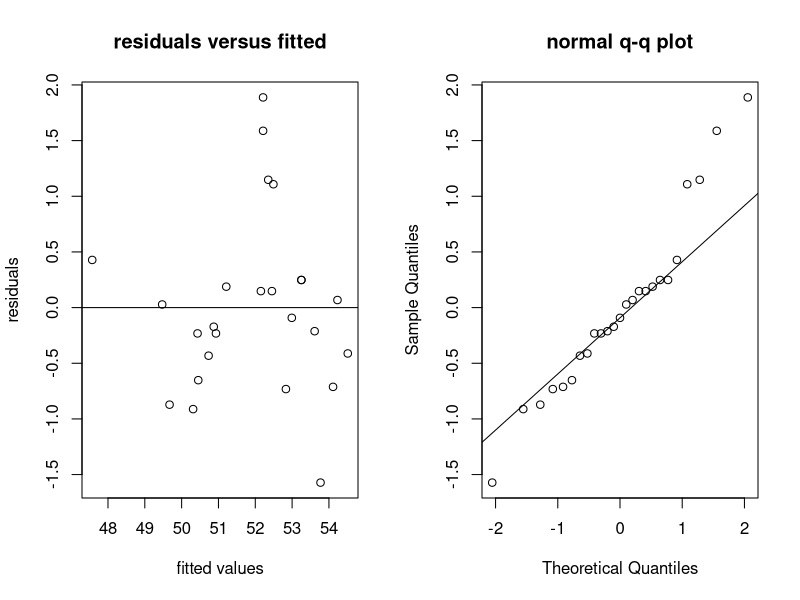

Generate this figure with R:

# sta401 - design of experiments
# lab assignment 6: latin square design
#
# introduction:
# a latin square design controls two sources of nuisance variation: rows and columns.
# each treatment occurs exactly once in every row and once in every column.
#
# data description:
# the data contain a 5 x 5 latin square with 25 yield observations.
# treatments a, b, c, d and e are the five varieties.
# row and column represent two directions of field variability.
#
# significance level: 0.05

alpha <- 0.05
k <- 5

# question 1: treatment effects after accounting for rows and columns
# part a: enter the data from the assignment table, row by row.

row <- factor(rep(1:5, each = 5))
column <- factor(rep(1:5, times = 5))

treatment <- factor(c(
  "a", "b", "c", "d", "e",
  "b", "c", "d", "e", "a",
  "c", "d", "e", "a", "b",
  "d", "e", "a", "b", "c",
  "e", "a", "b", "c", "d"
), levels = c("a", "b", "c", "d", "e"))

yield <- c(
  48.8, 51.4, 52.2, 53.6, 53.5,
  52.6, 53.5, 53.5, 54.1, 50.2,
  54.1, 49.8, 52.9, 49.4, 50.7,
  52.1, 53.4, 53.8, 54.3, 53.4,
  50.3, 48.0, 50.7, 52.3, 49.5
)

data_lsd <- data.frame(row, column, treatment, yield)

print("question 1: latin square data")
print(data_lsd)
print("there are 25 observations, five rows, five columns and five treatments.")
print("each treatment occurs once in each row and once in each column.")

# verify that the layout is a valid latin square.
row_check <- with(data_lsd, table(row, treatment))
column_check <- with(data_lsd, table(column, treatment))
print("treatment counts by row; every count should be 1")
print(row_check)
print("treatment counts by column; every count should be 1")
print(column_check)

if (all(row_check == 1) && all(column_check == 1)) {
  print("design check passed: this is a valid 5 x 5 latin square.")
} else {
  print("design check failed: inspect the treatment layout.")
}

# model: yield = overall mean + row effect + column effect + treatment effect + error.
# h0: all five treatment population means are equal.
# h1: at least one treatment population mean differs.

fit_lsd <- aov(yield ~ row + column + treatment, data = data_lsd)
anova_lsd <- summary(fit_lsd)[[1]]

print("question 1: complete latin square anova table")
print(anova_lsd)

treatment_p <- anova_lsd["treatment", "Pr(>F)"]
error_ms_lsd <- anova_lsd["Residuals", "Mean Sq"]
error_df_lsd <- anova_lsd["Residuals", "Df"]

print(paste("treatment f-statistic =", round(anova_lsd["treatment", "F value"], 5)))
print(paste("treatment p-value =", signif(treatment_p, 6)))
print(paste("error degrees of freedom =", error_df_lsd))

if (error_df_lsd == (k - 1) * (k - 2)) {
  print("error degrees of freedom check passed: (k - 1)(k - 2) = 12.")
} else {
  print("error degrees of freedom check failed; inspect the model and data.")
}

if (treatment_p < alpha) {
  print("decision: reject h0. there is evidence that at least one variety mean differs after accounting for rows and columns.")
} else {
  print("decision: fail to reject h0. there is insufficient evidence of a treatment effect at the 5% level.")
}

# part c: compare treatment means using tukey's honestly significant difference.
tukey_lsd <- TukeyHSD(fit_lsd, "treatment", conf.level = 1 - alpha)
print("tukey hsd comparisons for treatment")
print(tukey_lsd)

treatment_means <- tapply(data_lsd$yield, data_lsd$treatment, mean)
print("raw treatment means, for descriptive ranking")
print(treatment_means)
print("treatments ranked by raw mean yield, highest first")
print(sort(treatment_means, decreasing = TRUE))

# each treatment occurs five times. calculate the t-based critical difference.
replications <- k
sed_lsd <- sqrt(2 * error_ms_lsd / replications)
critical_difference <- qt(1 - alpha / 2, error_df_lsd) * sed_lsd

# calculate the tukey hsd cutoff as well; tukey is the multiple-comparison procedure.
tukey_critical_difference <- qtukey(1 - alpha, nmeans = k, df = error_df_lsd) *
  sqrt(error_ms_lsd / replications)

print(paste("standard error of difference =", round(sed_lsd, 5)))
print(paste("t-based critical difference at 5% =", round(critical_difference, 5)))
print(paste("tukey hsd critical difference at 5% =", round(tukey_critical_difference, 5)))
print("a tukey adjusted p-value below 0.05 indicates a significant pairwise difference.")
print("a tukey confidence interval that excludes zero also indicates a significant difference.")

# part d: check model assumptions.
residuals_lsd <- residuals(fit_lsd)
shapiro_lsd <- shapiro.test(residuals_lsd)
bartlett_lsd <- bartlett.test(yield ~ treatment, data = data_lsd)

print("shapiro-wilk test for normality of residuals")
print(shapiro_lsd)
if (shapiro_lsd$p.value < alpha) {
  print("normality check: reject the normality null hypothesis at the 5% level.")
} else {
  print("normality check: fail to reject the normality null hypothesis at the 5% level.")
}

print("bartlett test for equal variances across treatments")
print(bartlett_lsd)
if (bartlett_lsd$p.value < alpha) {
  print("variance check: reject the equal-variances null hypothesis at the 5% level.")
} else {
  print("variance check: fail to reject the equal-variances null hypothesis at the 5% level.")
}

par(mfrow = c(1, 2))
plot(fitted(fit_lsd), residuals_lsd,
     xlab = "fitted values", ylab = "residuals",
     main = "residuals versus fitted")
abline(h = 0)
qqnorm(residuals_lsd, main = "normal q-q plot")
qqline(residuals_lsd)
par(mfrow = c(1, 1))

print("diagnostic interpretation: look for residuals scattered around zero without a clear pattern.")
print("in the q-q plot, points roughly following the line are consistent with approximate normality.")
print("non-significant assumption tests do not prove that assumptions are true.")

# part e: compare with a completely randomized design that ignores rows and columns.
fit_crd_q1 <- aov(yield ~ treatment, data = data_lsd)
anova_crd_q1 <- summary(fit_crd_q1)[[1]]
crd_treatment_p <- anova_crd_q1["treatment", "Pr(>F)"]

print("crd anova table, ignoring row and column effects")
print(anova_crd_q1)
print(paste("crd treatment p-value =", signif(crd_treatment_p, 6)))

if (crd_treatment_p < alpha) {
  print("crd decision: reject the equal-treatment-means null hypothesis at the 5% level.")
} else {
  print("crd decision: fail to reject the equal-treatment-means null hypothesis at the 5% level.")
}

if ((treatment_p < alpha) == (crd_treatment_p < alpha)) {
  print("the lsd and crd reach the same reject/fail-to-reject decision for these data.")
} else {
  print("the lsd and crd reach different reject/fail-to-reject decisions for these data.")
}
print("ignoring row and column effects can put nuisance variation into the error term and change the treatment test.")

# question 2: efficiency of the latin square design
# part a: fit an rbd blocking on rows only, and a crd with no blocking.

fit_rbd <- aov(yield ~ row + treatment, data = data_lsd)
fit_crd <- aov(yield ~ treatment, data = data_lsd)
anova_rbd <- summary(fit_rbd)[[1]]
anova_crd <- summary(fit_crd)[[1]]

mse_lsd <- deviance(fit_lsd) / df.residual(fit_lsd)
mse_rbd <- deviance(fit_rbd) / df.residual(fit_rbd)
mse_crd <- deviance(fit_crd) / df.residual(fit_crd)

df_lsd <- df.residual(fit_lsd)
df_rbd <- df.residual(fit_rbd)
df_crd <- df.residual(fit_crd)

print("rbd anova table: blocking on rows only")
print(anova_rbd)
print("crd anova table: ignoring rows and columns")
print(anova_crd)

print(paste("lsd error mean square =", round(mse_lsd, 6)))
print(paste("lsd error degrees of freedom =", df_lsd))
print(paste("rbd error mean square =", round(mse_rbd, 6)))
print(paste("rbd error degrees of freedom =", df_rbd))
print(paste("crd error mean square =", round(mse_crd, 6)))
print(paste("crd error degrees of freedom =", df_crd))

# part b: relative efficiency formula specified in the assignment.
# re = (mse_alt / mse_lsd) *
#      ((df_lsd + 1)(df_alt + 3)) / ((df_lsd + 3)(df_alt + 1)).
re_lsd_vs_rbd <- (mse_rbd / mse_lsd) *
  ((df_lsd + 1) * (df_rbd + 3)) /
  ((df_lsd + 3) * (df_rbd + 1))

re_lsd_vs_crd <- (mse_crd / mse_lsd) *
  ((df_lsd + 1) * (df_crd + 3)) /
  ((df_lsd + 3) * (df_crd + 1))

print(paste("relative efficiency of lsd compared with rbd =", round(re_lsd_vs_rbd, 5)))
print(paste("relative efficiency of lsd compared with crd =", round(re_lsd_vs_crd, 5)))

if (re_lsd_vs_rbd > 1) {
  print("interpretation: lsd is more efficient than rbd under the assignment's adjusted formula.")
} else if (re_lsd_vs_rbd < 1) {
  print("interpretation: lsd is less efficient than rbd under the assignment's adjusted formula.")
} else {
  print("interpretation: lsd and rbd have equal efficiency under the assignment's adjusted formula.")
}

if (re_lsd_vs_crd > 1) {
  print("interpretation: lsd is more efficient than crd under the assignment's adjusted formula.")
} else if (re_lsd_vs_crd < 1) {
  print("interpretation: lsd is less efficient than crd under the assignment's adjusted formula.")
} else {
  print("interpretation: lsd and crd have equal efficiency under the assignment's adjusted formula.")
}

print("the degrees-of-freedom adjustment accounts for differences in residual degrees of freedom.")
print("using only the raw mse ratio would ignore those differences and could give a misleading comparison.")

# conclusion:
# the latin square model compares variety yields after accounting for row and column gradients.
# use the treatment p-value for the overall treatment conclusion, tukey results for differing pairs,
# and residual diagnostics to assess assumptions.
# compare adjusted relative efficiencies with rbd and crd before recommending a design.
